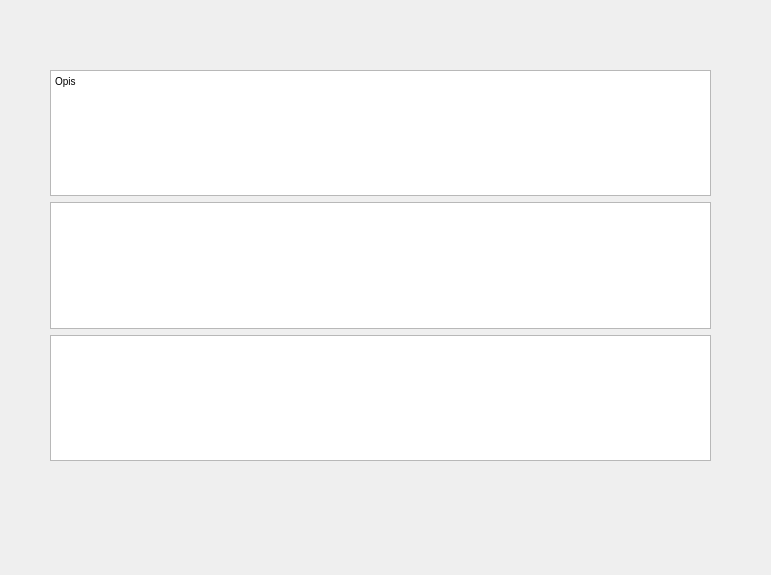
<?xml version="1.0" encoding="UTF-8"?>
<ui version="4.0">
 <class>Form</class>
 <widget class="QWidget" name="Form">
  <property name="geometry">
   <rect>
    <x>0</x>
    <y>0</y>
    <width>771</width>
    <height>575</height>
   </rect>
  </property>
  <property name="windowTitle">
   <string>Form</string>
  </property>
  <widget class="QWidget" name="verticalLayoutWidget">
   <property name="geometry">
    <rect>
     <x>50</x>
     <y>70</y>
     <width>661</width>
     <height>391</height>
    </rect>
   </property>
   <layout class="QVBoxLayout" name="verticalLayout">
    <item>
     <widget class="QTextBrowser" name="textBrowser">
      <property name="html">
       <string>&lt;!DOCTYPE HTML PUBLIC &quot;-//W3C//DTD HTML 4.0//EN&quot; &quot;http://www.w3.org/TR/REC-html40/strict.dtd&quot;&gt;
&lt;html&gt;&lt;head&gt;&lt;meta name=&quot;qrichtext&quot; content=&quot;1&quot; /&gt;&lt;style type=&quot;text/css&quot;&gt;
p, li { white-space: pre-wrap; }
&lt;/style&gt;&lt;/head&gt;&lt;body style=&quot; font-family:'MS Shell Dlg 2'; font-size:7.8pt; font-weight:400; font-style:normal;&quot;&gt;
&lt;p style=&quot; margin-top:0px; margin-bottom:0px; margin-left:0px; margin-right:0px; -qt-block-indent:0; text-indent:0px;&quot;&gt;Opis&lt;/p&gt;&lt;/body&gt;&lt;/html&gt;</string>
      </property>
     </widget>
    </item>
    <item>
     <widget class="QGraphicsView" name="Opis"/>
    </item>
    <item>
     <widget class="QTextBrowser" name="textBrowser_2"/>
    </item>
   </layout>
  </widget>
 </widget>
 <resources/>
 <connections/>
</ui>
